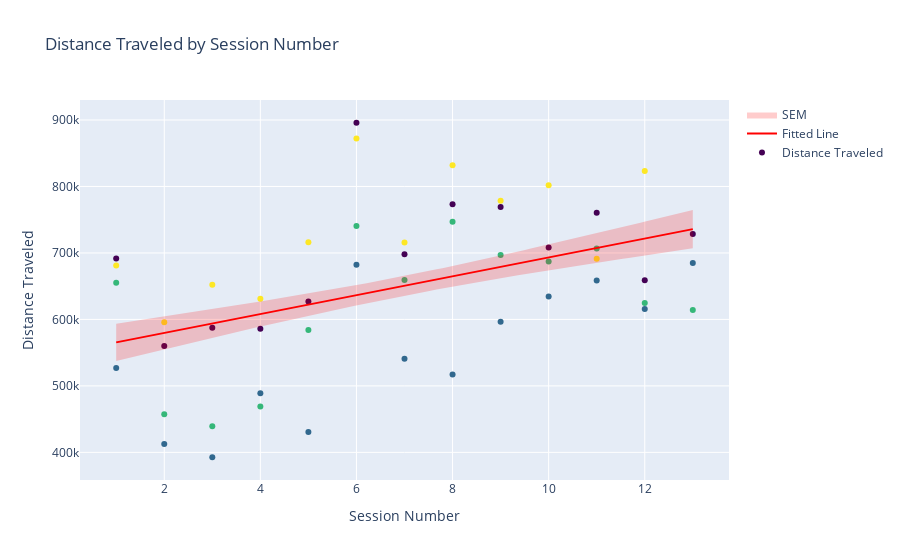

Here is the notebook cell this chart was saved with:
### Code cell
linear_regression_plot(clickbait.summary_df, dv='distance_traveled', iv='session_number', dv_name='Distance Traveled', iv_name='Session Number', error_type='SEM')
